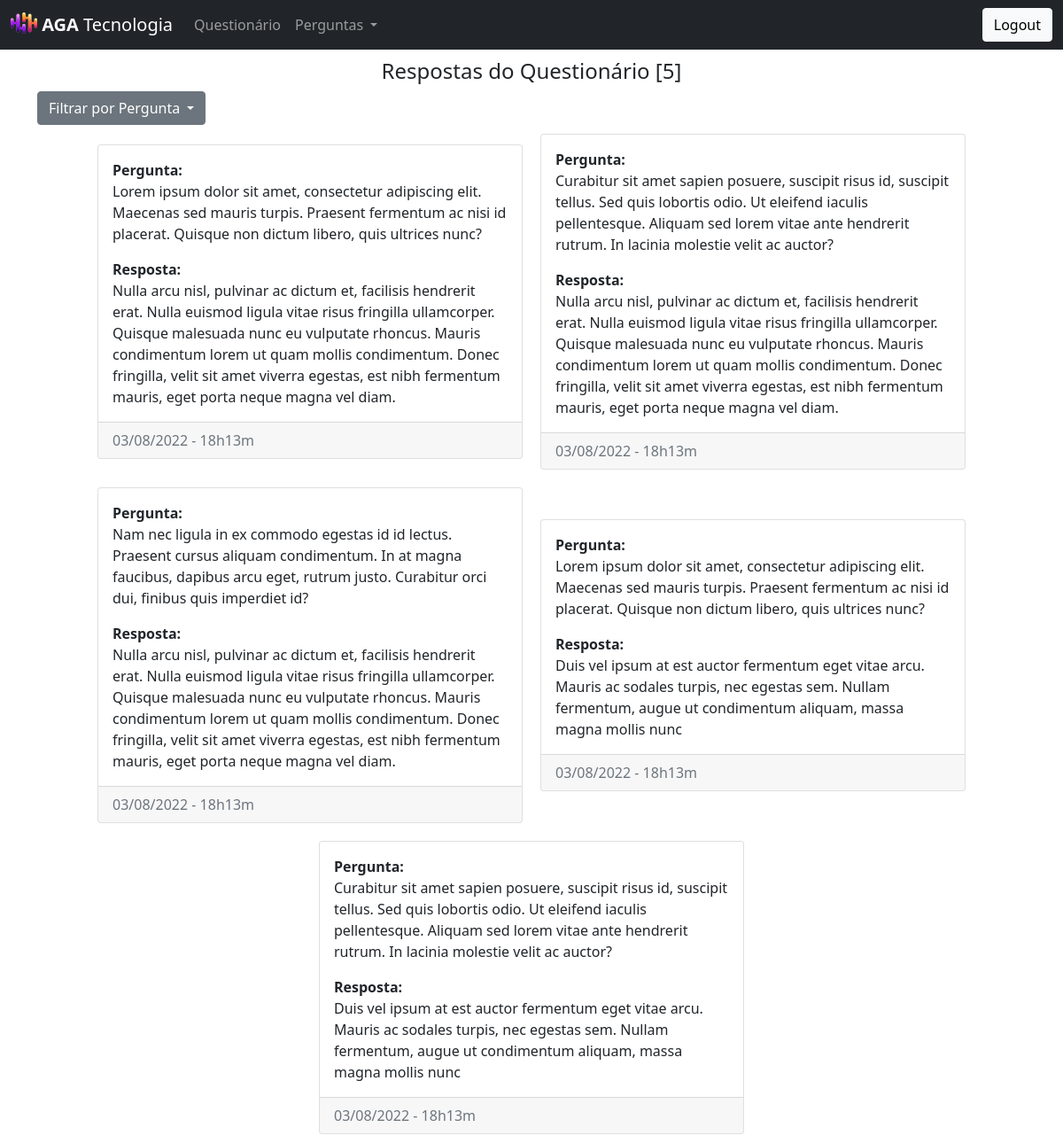
The app's page /answer-manage (signed in) with its own data.
### tables this page shows
CREATE TABLE `resposta` (
  `id` int NOT NULL AUTO_INCREMENT,
  `id_pergunta` int NOT NULL,
  `descricao` text NOT NULL,
  `data_envio` timestamp NOT NULL DEFAULT CURRENT_TIMESTAMP,
  PRIMARY KEY (`id`),
  KEY `id_pergunta` (`id_pergunta`),
  CONSTRAINT `resposta_ibfk_1` FOREIGN KEY (`id_pergunta`) REFERENCES `pergunta` (`id`)
);

CREATE TABLE `pergunta` (
  `id` int NOT NULL AUTO_INCREMENT,
  `descricao` text NOT NULL,
  `ativo` char(1) NOT NULL DEFAULT 'S',
  PRIMARY KEY (`id`)
);

### Controller/AnswerController.php (called while the page is built, shortened)
<?php
    Class AnswerController extends Controller {
        public static function answerManage() {
            $model = new AnswerModel();
            if(isset($_GET['filter'])) {
                $arr_answer_question = $model->getAllRowsQuestionFilter( (int) $_GET['filter']);
            } else {
                $arr_answer_question = $model->getAllRows();
            }
            include "./View/modules/Answer/answer-manage.php";
        }
    }

### index.php (called while the page is built, shortened)
<?php
    include "./rotas.php";

### DAO/MySQL.php (called while the page is built)
<?php
    class MySQL extends PDO {
        private $dsn = 'mysql:host=localhost:3307;dbname=agatecnologia_db';
        private $user = "root";
        private $pass = "etecjau";
        public function __construct()
        {
            try {
                return parent::__construct(
                    $this->dsn,
                    $this->user,
                    $this->pass,
                    [PDO::MYSQL_ATTR_INIT_COMMAND =>  "SET NAMES 'UTF8'"]
                );
            } catch (PDOException $e) {
                echo "[X] - Ocorreu um erro inesperado ao tentar se conectar ao MySQL.";
            }
        }
    }

### Model/AnswerModel.php (called while the page is built, shortened)
<?php
    class AnswerModel {
        public function getAllRows() {
            $dao = new AnswerDAO();
            return $dao->joinSelectQuestionAndAnswer();
        }
    }

### DAO/AnswerDAO.php (called while the page is built, shortened)
<?php
    class AnswerDAO {
        public $conexao;
        public function __construct()
        {
            include_once 'MySQL.php';
            $this->conexao = new MySQL();
        }
        function joinSelectQuestionAndAnswer() {
            $sql = "SELECT p.id as id, p.descricao as pergunta, r.descricao as resposta,
            DATE_FORMAT(r.data_envio, '%d/%m/%Y - %Hh%im') as data_envio
            FROM resposta r
            JOIN pergunta p ON (p.id = r.id_pergunta);";
            $stmt = $this->conexao->prepare($sql);
            $stmt->execute();
            return $stmt->fetchAll(PDO::FETCH_CLASS);
        }
    }

### View/modules/Answer/answer-manage.php (the view, shortened to what this page needs)
<!DOCTYPE html>
<html lang="pt-br">
<head>
    <?php include "./View/includes/css_config.php" ?>
    <link rel="stylesheet" href="./../../../View/css/answer_manage.css">
</head>
<body>
    <header>
        <?php include "./View/includes/cabecalho.php" ?>
    </header>
    <main>
        <section>
            <div class="header-questions">
                <h4>
                    Respostas do Questionário [<?= count($arr_answer_question) ?>]
                </h4>
            </div>
            <div class="filter-questions">
                <div class="container text-left">
                    <div class="dropdown">
                      <a class="btn btn-secondary dropdown-toggle text-decoration-none" href="#" role="button" id="dropdownMenuLink" data-bs-toggle="dropdown" aria-expanded="false">
                        Filtrar por Pergunta
                      </a>
                    </div>
                  </div>
                </div>
            <div class="container-questions">
                <?php foreach ($arr_answer_question as $item): ?>
                    <div class="card">
                      <div class="card-body">
                        <p>
                            <strong>Pergunta:</strong> <br> <?= $item->pergunta ?>
                        </p>
                        <p class="card-text">
                            <strong>Resposta:</strong> <br> <?= $item->resposta ?>
                        </p>
                      </div>
                      <div class="card-footer text-muted">
                        <?= $item->data_envio ?>
                      </div>
                    </div>
                <?php endforeach ?>
            </div>
        </section>
    </main>
</body>
</html>

### View/css/answer_manage.css (style rules this page uses)
.container-questions { width: 100%; display: flex; justify-content: center; align-items: center; flex-wrap: wrap; }
.header-questions { text-align: center; margin-top: 10px; }
.card { margin: 10px; width: 40%; }

### records on screen
resposta: id_pergunta.descricao "Lorem ipsum dolor sit amet, consectetur adipiscing elit. Maecenas sed mauris turpis. Praesent fermentum ac nisi id placerat. Quisque non dictum libero, quis ultrices nunc?", descricao "Nulla arcu nisl, pulvinar ac dictum et, facilisis hendrerit erat. Nulla euismod ligula vitae risus fringilla ullamcorper. Quisque malesuada nunc eu vulputate rhoncus. Mauris condimentum lorem ut quam mollis condimentum. Donec fringilla, velit sit amet viverra egestas, est nibh fermentum mauris, eget porta neque magna vel diam.", data_envio "03/08/2022 - 18h13m"
resposta: id_pergunta.descricao "Curabitur sit amet sapien posuere, suscipit risus id, suscipit tellus. Sed quis lobortis odio. Ut eleifend iaculis pellentesque. Aliquam sed lorem vitae ante hendrerit rutrum. In lacinia molestie velit ac auctor?", descricao "Nulla arcu nisl, pulvinar ac dictum et, facilisis hendrerit erat. Nulla euismod ligula vitae risus fringilla ullamcorper. Quisque malesuada nunc eu vulputate rhoncus. Mauris condimentum lorem ut quam mollis condimentum. Donec fringilla, velit sit amet viverra egestas, est nibh fermentum mauris, eget porta neque magna vel diam.", data_envio "03/08/2022 - 18h13m"
resposta: id_pergunta.descricao "Nam nec ligula in ex commodo egestas id id lectus. Praesent cursus aliquam condimentum. In at magna faucibus, dapibus arcu eget, rutrum justo. Curabitur orci dui, finibus quis imperdiet id?", descricao "Nulla arcu nisl, pulvinar ac dictum et, facilisis hendrerit erat. Nulla euismod ligula vitae risus fringilla ullamcorper. Quisque malesuada nunc eu vulputate rhoncus. Mauris condimentum lorem ut quam mollis condimentum. Donec fringilla, velit sit amet viverra egestas, est nibh fermentum mauris, eget porta neque magna vel diam.", data_envio "03/08/2022 - 18h13m"
resposta: id_pergunta.descricao "Lorem ipsum dolor sit amet, consectetur adipiscing elit. Maecenas sed mauris turpis. Praesent fermentum ac nisi id placerat. Quisque non dictum libero, quis ultrices nunc?", descricao "Duis vel ipsum at est auctor fermentum eget vitae arcu. Mauris ac sodales turpis, nec egestas sem. Nullam fermentum, augue ut condimentum aliquam, massa magna mollis nunc", data_envio "03/08/2022 - 18h13m"
resposta: id_pergunta.descricao "Curabitur sit amet sapien posuere, suscipit risus id, suscipit tellus. Sed quis lobortis odio. Ut eleifend iaculis pellentesque. Aliquam sed lorem vitae ante hendrerit rutrum. In lacinia molestie velit ac auctor?", descricao "Duis vel ipsum at est auctor fermentum eget vitae arcu. Mauris ac sodales turpis, nec egestas sem. Nullam fermentum, augue ut condimentum aliquam, massa magna mollis nunc", data_envio "03/08/2022 - 18h13m"

### other values on screen
count($arr_answer_question) "5"
